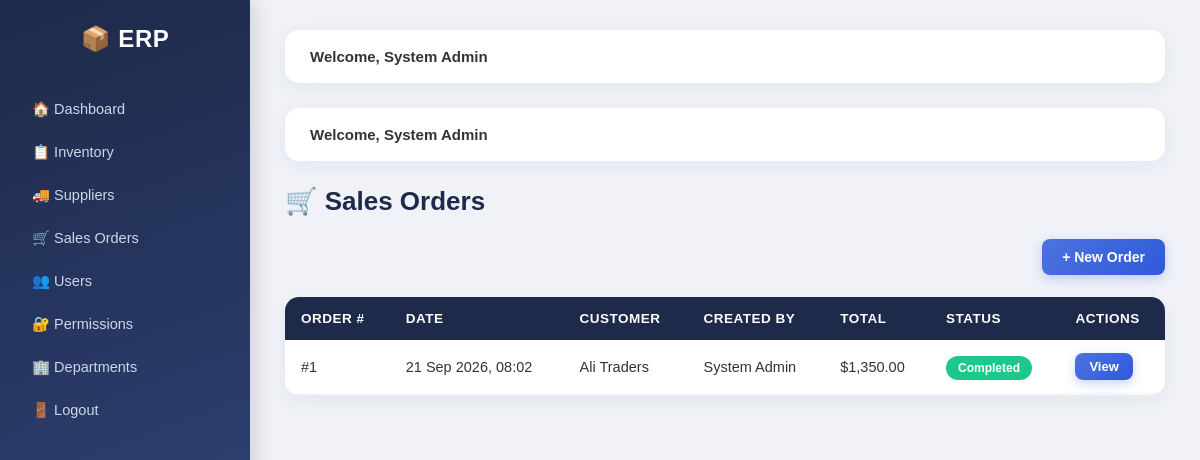
/orders/index.php (signed in), run on the app's committed database.
### tables this page shows
CREATE TABLE `sales_orders` (
  `id` int(11) NOT NULL,
  `customer_id` int(11) DEFAULT NULL,
  `user_id` int(11) DEFAULT NULL,
  `order_date` timestamp NOT NULL DEFAULT current_timestamp(),
  `total` decimal(12,2) DEFAULT 0.00,
  `status` enum('pending','completed','cancelled') DEFAULT 'pending'
);

CREATE TABLE `customers` (
  `id` int(11) NOT NULL,
  `name` varchar(100) NOT NULL,
  `email` varchar(100) DEFAULT NULL,
  `phone` varchar(30) DEFAULT NULL
);

CREATE TABLE `users` (
  `id` int(11) NOT NULL,
  `full_name` varchar(100) NOT NULL,
  `email` varchar(100) NOT NULL,
  `password` varchar(255) NOT NULL,
  `role_id` int(11) NOT NULL,
  `department_id` int(11) DEFAULT NULL,
  `created_at` timestamp NOT NULL DEFAULT current_timestamp()
);

### includes/auth.php (called while the page is built, shortened)
<?php
require_once __DIR__ . '/../config/db.php';
function can($module, $action) {
    global $pdo;
    $col = 'can_' . $action;
    $stmt = $pdo->prepare("SELECT $col FROM permissions WHERE role_id=? AND module=?");
    $stmt->execute([$_SESSION['role_id'], $module]);
    return (bool) $stmt->fetchColumn();
}

### orders/index.php (the view, shortened to what this page needs)
<?php
require '../includes/auth.php';
$rows = $pdo->query("
  SELECT o.*, c.name AS customer, u.full_name AS staff
  FROM sales_orders o
  LEFT JOIN customers c ON o.customer_id = c.id
  LEFT JOIN users u ON o.user_id = u.id
  ORDER BY o.id DESC")->fetchAll(PDO::FETCH_ASSOC);
require '../includes/header.php';
?>
<h1>🛒 Sales Orders</h1>
<div class="toolbar">
  <?php if (can('orders', 'add')): ?><a class="btn" href="create.php">+ New Order</a><?php endif; ?>
</div>
<table>
  <tr><th>Order #</th><th>Date</th><th>Customer</th><th>Created by</th><th>Total</th><th>Status</th><th>Actions</th></tr>
  <?php foreach ($rows as $r):
      $color = ['completed' => 'green', 'cancelled' => 'red', 'pending' => 'orange'][$r['status']];
  ?>
  <tr>
    <td>#<?= $r['id'] ?></td>
    <td><?= date('d M Y, H:i', strtotime($r['order_date'])) ?></td>
    <td><?= htmlspecialchars($r['customer'] ?? 'N/A') ?></td>
    <td><?= htmlspecialchars($r['staff'] ?? '-') ?></td>
    <td>$<?= number_format($r['total'], 2) ?></td>
    <td><span class="badge <?= $color ?>"><?= ucfirst($r['status']) ?></span></td>
    <td class="actions"><a class="btn small" href="view.php?id=<?= $r['id'] ?>">View</a></td>
  </tr>
  <?php endforeach; ?>
</table>
<?php require '../includes/footer.php'; ?>

### assets/css/style.css (style rules this page uses)
* { margin:0; padding:0; box-sizing:border-box; }
body { font-family:'Poppins', sans-serif; background:#f0f2f8; display:flex; min-height:100vh; color:#333; }
.green { background:linear-gradient(135deg,#1cc88a,#0f9d6e) }
table { width:100%; border-collapse:collapse; background:#fff; border-radius:14px; overflow:hidden; box-shadow:0 6px 20px rgba(30,42,74,.06); }
th { background:#1e2a4a; color:#fff; padding:14px 16px; text-align:left; font-weight:600; font-size:13.5px; text-transform:uppercase; letter-spacing:.5px; }
td { padding:13px 16px; border-bottom:1px solid #f0f0f5; font-size:14.5px; }
tbody tr { transition:background .2s ease; }
.btn { display:inline-block; padding:10px 20px; background:linear-gradient(135deg,#4e73df,#2e59d9); color:#fff; border:none; border-radius:8px; text-decoration:none; cursor:pointer; font-family:inherit; font-weight:600; font-size:14px; transition:all .25s ease; box-shadow:0 4px 12px rgba(78,115,223,.3); }
.btn.small { padding:6px 14px; font-size:13px; }
.toolbar { display:flex; justify-content:space-between; align-items:center; margin-bottom:22px; gap:10px; flex-wrap:wrap; }
.badge { padding:5px 12px; border-radius:20px; font-size:12px; font-weight:600; color:#fff; }
.badge.green { background:#1cc88a; }
.actions { display:flex; gap:6px; }
h1 { margin-bottom:22px; color:#1e2a4a; font-weight:700; font-size:26px; }

### data on the page
sales_orders: id "1", order_date "21 Sep 2026, 08:02", customer.name "Ali Traders", user.full_name "System Admin", total "1,350.00", status "Completed"

### other printed values
$_SESSION['full_name'] "System Admin"
